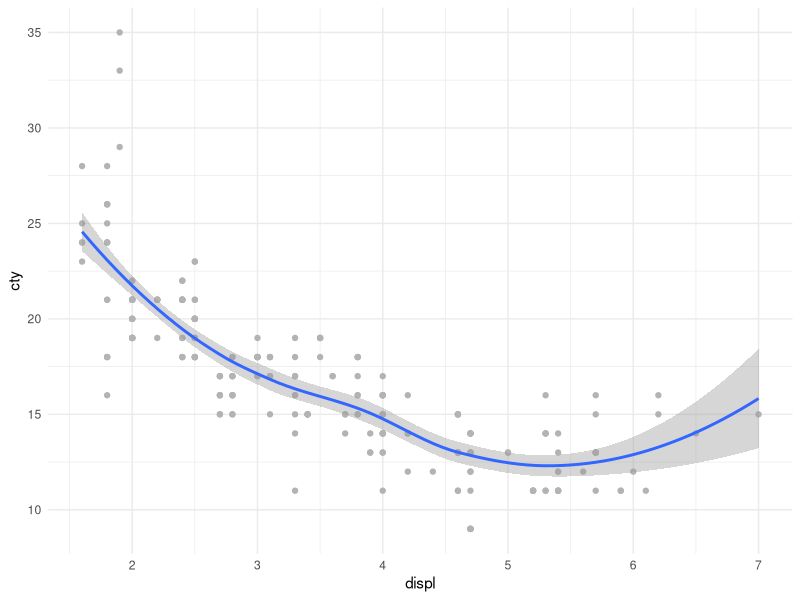

R code for this plot:
## ---- chunk 1
knitr::opts_chunk$set(echo = FALSE)
## ---- chunk 2
library(ggplot2)
ggplot(mpg, aes(displ, cty)) +
  geom_point(color = "gray70") +
  geom_smooth() +
  theme_minimal()
